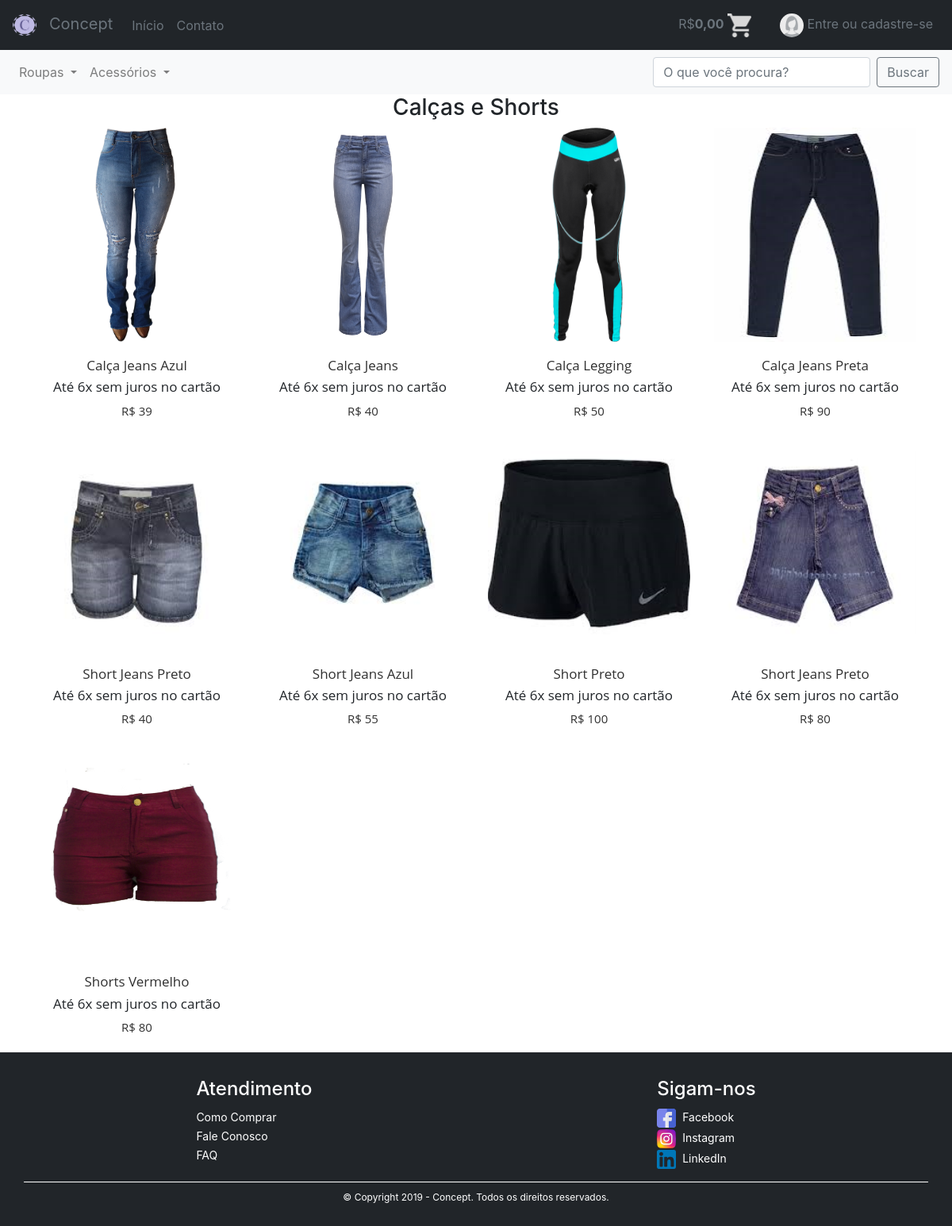
Page /view/calcaseshorts.php on the committed database.
### tables this page shows
CREATE TABLE `produto` (
  `id` bigint(20) UNSIGNED NOT NULL,
  `foto` varchar(300) NOT NULL,
  `nome` varchar(300) NOT NULL,
  `preco` decimal(10,0) NOT NULL,
  `tipo` varchar(50) NOT NULL,
  `destaque` tinyint(1) NOT NULL
);

### model/Produto.php (called while the page is built, shortened)
<?php
Class Produto {
  public static function listar($tipo, $search = null) {
    $sql = Produto::getSql("SELECT * FROM produto WHERE tipo = '$tipo';");
    return Produto::listarSql($sql);
  }
  private static function getSql($sql) {
    $result = $sql;
    return $result;
  }
  private static function listarSql($sql) {
    $conn = new mysqli('localhost', 'root', '', 'loja');
    $result = array();
    $res = $conn->query($sql);
    if ($res) {
      while ($row = $res->fetch_array()) {
        $item = new Produto;
        $item->id = $row['id'];
        $item->nome = $row['nome'];
        $item->preco = $row['preco'];
        $item->foto = $row['foto'];
        $item->tipo = $row['tipo'];
        array_push($result, $item);
      }
    }
    return $result;
  }
}
?>

### view/calcaseshorts.php (the view, shortened to what this page needs)
<?php
require_once('../model/Produto.php');
$list = Produto::listar('Short');
?>
<!DOCTYPE html>
<html>
<head>
  <?php require('componentes/head.php'); ?>
</head>
<body>
<?php require('componentes/navbar.php'); ?>
<?php require('componentes/categorias.php'); ?>
<div class="container">
  <h3 class="text-center">Calças e Shorts </h3>
  <div class="row">
  <?php
  foreach($list as $item) { ?>
    <div class="col-md-3 col-sm-6">
      <div class="grid-produtos">
        <form action="calcaseshorts.php" method="POST">
          <div class="img-produto">
            <a href="#">
                <img class="img-1" src="img/<?php echo $item->foto ?>">
            </a>
          </div>
        </form>
        <div class="produto-cont">
          <h3 class="titulo"><a href="#"><?php echo $item->nome ?></a></h3>
          <h3 class="titulo">Até 6x sem juros no cartão</h3>
          <span class="preco">R$ <?php echo $item->preco ?></span>
        </div>
      </div>
    </div>
  <?php } ?>
  </div>
</div>
<?php require('componentes/rodape.php'); ?>
</body>
</html>

### css/Grid.css (style rules this page uses)
.grid-produtos { font-family:'Open Sans',sans-serif; position:relative; }
.grid-produtos .img-produto { overflow:hidden; position:relative; }
.grid-produtos .img-produto a { display:block; }
.grid-produtos .img-produto img { width:100%; height:270px; }
.img-produto .img-1 { opacity:1; }
.grid-produtos .produto-cont { padding:20px 10px; text-align:center; }
.grid-produtos .titulo { font-size:17px; margin:0 0 7px; }
.grid-produtos .titulo a { color:#303030; }
.grid-produtos .preco { color:#303030; font-size:15px; }

### rows in the picture
produto: foto (picture), nome "Calça Jeans Azul", preco "39"
produto: foto (picture), nome "Calça Jeans", preco "40"
produto: foto (picture), nome "Calça Legging", preco "50"
produto: foto (picture), nome "Calça Jeans Preta", preco "90"
produto: foto (picture), nome "Short Jeans Preto", preco "40"
produto: foto (picture), nome "Short Jeans Azul", preco "55"
produto: foto (picture), nome "Short Preto", preco "100"
produto: foto (picture), nome "Short Jeans Preto", preco "80"
produto: foto (picture), nome "Shorts Vermelho", preco "80"

### other values in the picture
$preco "0,00"
